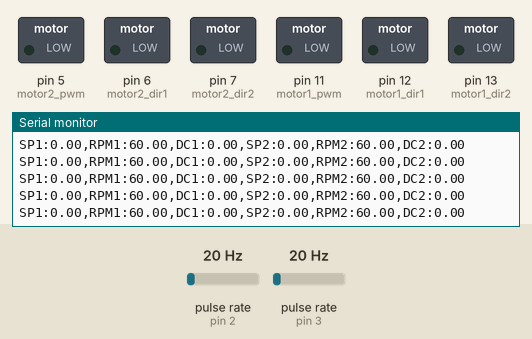
Recording of a sketch running on a simulated Arduino Uno, built with avr-gcc and run on an emulated ATmega328P. Shown: switched loads named in the sketch (green lamp = pin HIGH), the last lines printed to the serial monitor. Wiring (inferred from the names in the program): 2 × pulse sensor: data pin 2 / data pin 3. The test bench sets the inputs (shaded band); at power-on: pulse rate (sensors on pin 2, pin 3) 20 Hz.

Above: at 1.2 s.
1.3 s: pulse rate (sensor on pin 2) set to 50 Hz
At 1.42 s:
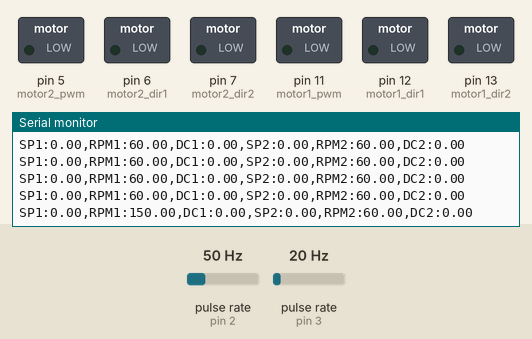
4.3 s: pulse rate (sensor on pin 2) set to 4 Hz
At 4.35 s:
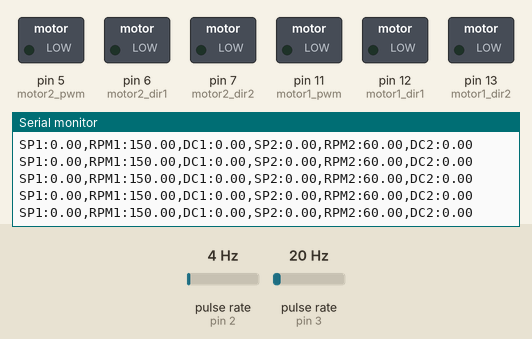
Timing chart, 0 to 7.3 s (numbered marks = the images above; inputs shaded):
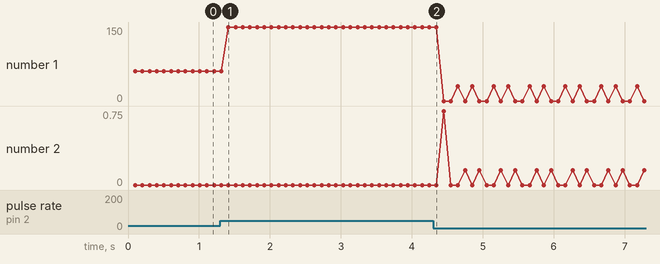

The sketch:

i2c_test.ino
```cpp
#include <PID_v1.h>
#include <Wire.h>
#include <TimerOne.h>

// Define pin connections
const int motor1_pwm = 11; // Motor 1 PWM pin
const int motor1_dir1 = 12; // Motor 1 Direction pin 1 (forward)
const int motor1_dir2 = 13; // Motor 1 Direction pin 2 (reverse)
const int motor2_pwm = 5; // Motor 2 PWM pin
const int motor2_dir1 = 6; // Motor 2 Direction pin 1 (forward)
const int motor2_dir2 = 7; // Motor 2 Direction pin 2 (reverse)

const int encoder1_A = 2; // Encoder 1 Channel A
const int encoder2_A = 3; // Encoder 2 Channel A
const unsigned long timer_interval = 100; // Timer interval in milliseconds
double time_factor = 60000.00d / timer_interval; // Time factor for speed calculation

// PID Controller variables
double setpoint1 = 0, setpoint2 = 0; // Desired speed (pulses per second)
double input1, input2, output1, output2; // Inputs and outputs for PID
double Kp[] = {0.03, 0.03}; // PID constants
double Ki[] = {0.3, 0.3};
double Kd[] = {0.0005, 0.0005};
PID myPID1(&input1, &output1, &setpoint1, Kp[0], Ki[0], Kd[0], DIRECT); // PID for motor 1
PID myPID2(&input2, &output2, &setpoint2, Kp[1], Ki[1], Kd[1], DIRECT); // PID for motor 2

// Float for number of slots in encoder disk
float diskslots = 20.00f;  // Change to match value of encoder disk
unsigned int encoder1_count = 0; // Encoder 1 counts
unsigned int encoder2_count = 0; // Encoder 2 counts

unsigned long previousMillis = 0;

void setup() {
  Serial.begin(9600);

  // Set pin modes
  pinMode(motor1_pwm, OUTPUT);
  pinMode(motor1_dir1, OUTPUT);
  pinMode(motor1_dir2, OUTPUT);
  pinMode(motor2_pwm, OUTPUT);
  pinMode(motor2_dir1, OUTPUT);
  pinMode(motor2_dir2, OUTPUT);

  pinMode(encoder1_A, INPUT_PULLUP);
  pinMode(encoder2_A, INPUT_PULLUP);

  // Attach interrupt handlers for encoders (using RISING mode for single-pin)
  attachInterrupt(digitalPinToInterrupt(encoder1_A), encoder1_interrupt, RISING);
  attachInterrupt(digitalPinToInterrupt(encoder2_A), encoder2_interrupt, RISING);
  Timer1.initialize(timer_interval * 1000);
  Timer1.attachInterrupt(calculateSpeed);

  // Initialize PID controllers
  myPID1.SetMode(AUTOMATIC);
  myPID1.SetOutputLimits(0, 255); // Limit output to PWM range
  myPID1.SetSampleTime(timer_interval);
  myPID2.SetMode(AUTOMATIC);
  myPID2.SetOutputLimits(0, 255);
  myPID1.SetSampleTime(timer_interval);

  // Set I2C slave
  Wire.begin(4);
  Wire.onReceive(receiveEvent);
}

void loop() {
  // Print values
  if (millis() - previousMillis > timer_interval) {
    previousMillis = millis();
    Serial.print("SP1:");
    Serial.print(setpoint1);
    Serial.print(",");
    Serial.print("RPM1:");
    Serial.print(input1);
    Serial.print(",");
    Serial.print("DC1:");
    Serial.print(output1);
    Serial.print(",");
    Serial.print("SP2:");
    Serial.print(setpoint2);
    Serial.print(",");
    Serial.print("RPM2:"); Serial.print(input2);
    Serial.print(",");
    Serial.print("DC2:"); Serial.print(output2);
    Serial.println();
  }
}

// Calculate speed based on encoder count and time
double calculateSpeed() {
  Timer1.detachInterrupt();  // Stop the timer

  input1 = (encoder1_count / diskslots) * time_factor;  // calculate RPM for Motor 1
  encoder1_count = 0;  //  reset counter to zero
  input2 = (encoder2_count / diskslots) * time_factor;  // calculate RPM for Motor 2
  encoder2_count = 0;  //  reset counter to zero

  // Update PID controllers
  myPID1.Compute();
  myPID2.Compute();

  // Control motors based on PID outputs
  analogWrite(motor1_pwm, output1);
  analogWrite(motor2_pwm, output2);

  Timer1.attachInterrupt(calculateSpeed);  // Enable the timer
}

// Interrupt handlers for encoder readings (using single-pin)
void encoder1_interrupt() {
  encoder1_count++; // Increment count on any change
}

void encoder2_interrupt() {
  encoder2_count++; // Increment count on any change
}

void receiveEvent(int howMany) {
  if (howMany == 4) { // Check for 4 bytes (motor, direction, setpoint high, setpoint low)
    byte motor = Wire.read();
    byte direction = Wire.read();
    unsigned int setpoint = Wire.read() | Wire.read() << 8;
    switch (motor) {
      case 1: {
        if (direction == 1) {
          // Set motor 1 forward
          digitalWrite(motor1_dir1, HIGH);
          digitalWrite(motor1_dir2, LOW);
        } else if (direction == 0) {
          // Set motor 1 reverse
          digitalWrite(motor1_dir1, LOW);
          digitalWrite(motor1_dir2, HIGH);
        }
        setpoint1 = setpoint;  // Apply setpoint directly
        break;
      }
      case 2: {
        if (direction == 1) {
          // Set motor 2 forward
          digitalWrite(motor2_dir1, HIGH);
          digitalWrite(motor2_dir2, LOW);
        } else if (direction == 0) {
          // Set motor 2 reverse
          digitalWrite(motor2_dir1, LOW);
          digitalWrite(motor2_dir2, HIGH);
        }
        setpoint2 = setpoint;
        break;
      }
    }
  }
}
```

Measured:
- after the input at 1.3 s, the serial monitor: prints a new line after 0.11 s (image 1)
- plotted number 1: 60 → 150 after the input at 1.3 s, 150 → 30 after the input at 4.3 s
